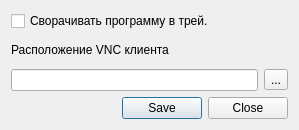
<?xml version="1.0" encoding="UTF-8"?>
<ui version="4.0">
 <class>OptionsDialog</class>
 <widget class="QDialog" name="OptionsDialog">
  <property name="geometry">
   <rect>
    <x>0</x>
    <y>0</y>
    <width>299</width>
    <height>130</height>
   </rect>
  </property>
  <property name="windowTitle">
   <string>Dialog</string>
  </property>
  <property name="windowIcon">
   <iconset>
    <normaloff>:/Images/options.png</normaloff>:/Images/options.png</iconset>
  </property>
  <layout class="QGridLayout" name="gridLayout">
   <item row="2" column="0">
    <widget class="QLineEdit" name="lineEditVNClient"/>
   </item>
   <item row="2" column="1">
    <widget class="QToolButton" name="toolButtonFindVNC">
     <property name="text">
      <string>...</string>
     </property>
    </widget>
   </item>
   <item row="1" column="0" colspan="2">
    <widget class="QLabel" name="labelVNClient">
     <property name="text">
      <string>Расположение VNC клиента</string>
     </property>
    </widget>
   </item>
   <item row="0" column="0" colspan="2">
    <widget class="QCheckBox" name="checkBoxTray">
     <property name="text">
      <string>Сворачивать программу в трей.</string>
     </property>
    </widget>
   </item>
   <item row="3" column="0" colspan="2">
    <widget class="QDialogButtonBox" name="buttonBox">
     <property name="standardButtons">
      <set>QDialogButtonBox::Close|QDialogButtonBox::Save</set>
     </property>
    </widget>
   </item>
  </layout>
 </widget>
 <resources/>
 <connections/>
</ui>
